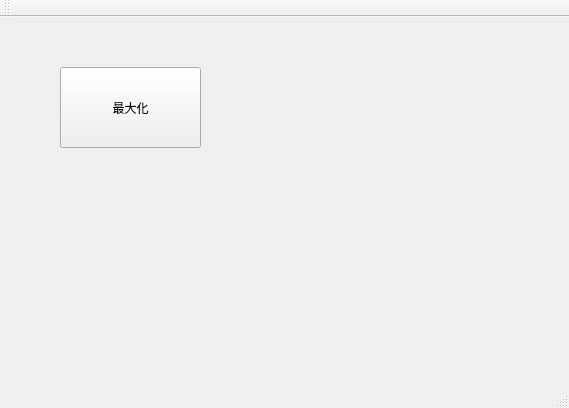
<?xml version="1.0" encoding="UTF-8"?>
<ui version="4.0">
 <class>MainWindow</class>
 <widget class="QMainWindow" name="MainWindow">
  <property name="geometry">
   <rect>
    <x>0</x>
    <y>0</y>
    <width>569</width>
    <height>408</height>
   </rect>
  </property>
  <property name="windowTitle">
   <string>MainWindow</string>
  </property>
  <widget class="QWidget" name="centralWidget">
   <widget class="QPushButton" name="magnify">
    <property name="geometry">
     <rect>
      <x>60</x>
      <y>50</y>
      <width>141</width>
      <height>81</height>
     </rect>
    </property>
    <property name="text">
     <string>最大化</string>
    </property>
   </widget>
  </widget>
  <widget class="QMenuBar" name="menuBar">
   <property name="geometry">
    <rect>
     <x>0</x>
     <y>0</y>
     <width>569</width>
     <height>23</height>
    </rect>
   </property>
  </widget>
  <widget class="QToolBar" name="mainToolBar">
   <attribute name="toolBarArea">
    <enum>TopToolBarArea</enum>
   </attribute>
   <attribute name="toolBarBreak">
    <bool>false</bool>
   </attribute>
  </widget>
  <widget class="QStatusBar" name="statusBar"/>
 </widget>
 <layoutdefault spacing="6" margin="11"/>
 <resources/>
 <connections/>
</ui>
